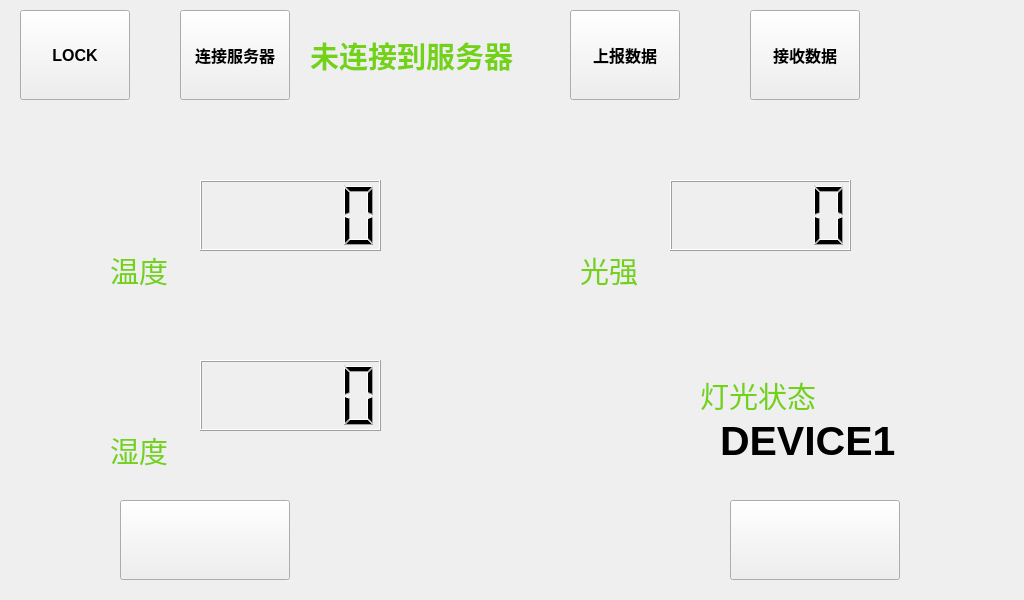
<?xml version="1.0" encoding="UTF-8"?>
<ui version="4.0">
 <class>ShowData</class>
 <widget class="QWidget" name="ShowData">
  <property name="geometry">
   <rect>
    <x>0</x>
    <y>0</y>
    <width>1024</width>
    <height>600</height>
   </rect>
  </property>
  <property name="font">
   <font>
    <weight>75</weight>
    <bold>true</bold>
   </font>
  </property>
  <property name="acceptDrops">
   <bool>false</bool>
  </property>
  <property name="windowTitle">
   <string>Form</string>
  </property>
  <widget class="QPushButton" name="Home">
   <property name="geometry">
    <rect>
     <x>20</x>
     <y>10</y>
     <width>110</width>
     <height>90</height>
    </rect>
   </property>
   <property name="font">
    <font>
     <pointsize>12</pointsize>
    </font>
   </property>
   <property name="text">
    <string>LOCK</string>
   </property>
  </widget>
  <widget class="QPushButton" name="pushButton_ConnectServer">
   <property name="geometry">
    <rect>
     <x>180</x>
     <y>10</y>
     <width>110</width>
     <height>90</height>
    </rect>
   </property>
   <property name="font">
    <font>
     <pointsize>12</pointsize>
    </font>
   </property>
   <property name="text">
    <string>连接服务器</string>
   </property>
  </widget>
  <widget class="QPushButton" name="pushButton_UpdateData">
   <property name="geometry">
    <rect>
     <x>570</x>
     <y>10</y>
     <width>110</width>
     <height>90</height>
    </rect>
   </property>
   <property name="font">
    <font>
     <pointsize>12</pointsize>
    </font>
   </property>
   <property name="text">
    <string>上报数据</string>
   </property>
  </widget>
  <widget class="QStackedWidget" name="stackedWidget">
   <property name="geometry">
    <rect>
     <x>40</x>
     <y>120</y>
     <width>901</width>
     <height>371</height>
    </rect>
   </property>
   <property name="currentIndex">
    <number>0</number>
   </property>
   <widget class="QWidget" name="page_device1">
    <widget class="QLabel" name="light_intensity_icon_label">
     <property name="geometry">
      <rect>
       <x>530</x>
       <y>60</y>
       <width>90</width>
       <height>70</height>
      </rect>
     </property>
     <property name="styleSheet">
      <string notr="true">image: url(:/rec/img/light.png);</string>
     </property>
     <property name="text">
      <string/>
     </property>
    </widget>
    <widget class="QLCDNumber" name="lcdNumber_Humidity">
     <property name="geometry">
      <rect>
       <x>160</x>
       <y>240</y>
       <width>181</width>
       <height>71</height>
      </rect>
     </property>
    </widget>
    <widget class="QLabel" name="humidity__text_label">
     <property name="geometry">
      <rect>
       <x>70</x>
       <y>310</y>
       <width>70</width>
       <height>40</height>
      </rect>
     </property>
     <property name="font">
      <font>
       <pointsize>22</pointsize>
      </font>
     </property>
     <property name="styleSheet">
      <string notr="true">color: rgb(115, 210, 22);</string>
     </property>
     <property name="text">
      <string>湿度</string>
     </property>
    </widget>
    <widget class="QLabel" name="temperture_text_label">
     <property name="geometry">
      <rect>
       <x>70</x>
       <y>130</y>
       <width>70</width>
       <height>40</height>
      </rect>
     </property>
     <property name="font">
      <font>
       <pointsize>22</pointsize>
      </font>
     </property>
     <property name="styleSheet">
      <string notr="true">color: rgb(115, 210, 22);</string>
     </property>
     <property name="text">
      <string>温度</string>
     </property>
    </widget>
    <widget class="QLabel" name="temperture_icon_label">
     <property name="geometry">
      <rect>
       <x>50</x>
       <y>60</y>
       <width>90</width>
       <height>70</height>
      </rect>
     </property>
     <property name="styleSheet">
      <string notr="true">image: url(:/rec/img/temperture.png);</string>
     </property>
     <property name="text">
      <string/>
     </property>
    </widget>
    <widget class="QLabel" name="light_intensity_text_label">
     <property name="geometry">
      <rect>
       <x>540</x>
       <y>130</y>
       <width>70</width>
       <height>40</height>
      </rect>
     </property>
     <property name="font">
      <font>
       <pointsize>22</pointsize>
      </font>
     </property>
     <property name="styleSheet">
      <string notr="true">color: rgb(115, 210, 22);</string>
     </property>
     <property name="text">
      <string>光强</string>
     </property>
    </widget>
    <widget class="QLCDNumber" name="lcdNumber_Temperture">
     <property name="geometry">
      <rect>
       <x>160</x>
       <y>60</y>
       <width>181</width>
       <height>71</height>
      </rect>
     </property>
    </widget>
    <widget class="QLabel" name="humidity_icon_label">
     <property name="geometry">
      <rect>
       <x>60</x>
       <y>240</y>
       <width>90</width>
       <height>70</height>
      </rect>
     </property>
     <property name="styleSheet">
      <string notr="true">image: url(:/rec/img/humidity.png);</string>
     </property>
     <property name="text">
      <string/>
     </property>
    </widget>
    <widget class="QLCDNumber" name="lcdNumber_Light">
     <property name="geometry">
      <rect>
       <x>630</x>
       <y>60</y>
       <width>181</width>
       <height>71</height>
      </rect>
     </property>
    </widget>
    <widget class="QLabel" name="label_device1">
     <property name="geometry">
      <rect>
       <x>680</x>
       <y>270</y>
       <width>181</width>
       <height>101</height>
      </rect>
     </property>
     <property name="font">
      <font>
       <pointsize>31</pointsize>
      </font>
     </property>
     <property name="text">
      <string>DEVICE1</string>
     </property>
    </widget>
    <widget class="QLabel" name="device1_light_intensity_text_label">
     <property name="geometry">
      <rect>
       <x>660</x>
       <y>260</y>
       <width>130</width>
       <height>30</height>
      </rect>
     </property>
     <property name="font">
      <font>
       <pointsize>22</pointsize>
      </font>
     </property>
     <property name="styleSheet">
      <string notr="true">color: rgb(115, 210, 22);</string>
     </property>
     <property name="text">
      <string>灯光状态</string>
     </property>
    </widget>
    <widget class="QLabel" name="device1_light_icon_label">
     <property name="geometry">
      <rect>
       <x>520</x>
       <y>230</y>
       <width>120</width>
       <height>100</height>
      </rect>
     </property>
     <property name="styleSheet">
      <string notr="true">background-image: url(:/rec/img/light_off.png);</string>
     </property>
     <property name="text">
      <string/>
     </property>
    </widget>
   </widget>
   <widget class="QWidget" name="page_device2">
    <widget class="QLCDNumber" name="lcdNumber_Air">
     <property name="geometry">
      <rect>
       <x>170</x>
       <y>50</y>
       <width>181</width>
       <height>71</height>
      </rect>
     </property>
    </widget>
    <widget class="QLabel" name="gas_text_label">
     <property name="geometry">
      <rect>
       <x>70</x>
       <y>140</y>
       <width>70</width>
       <height>40</height>
      </rect>
     </property>
     <property name="font">
      <font>
       <pointsize>22</pointsize>
      </font>
     </property>
     <property name="styleSheet">
      <string notr="true">color: rgb(115, 210, 22);</string>
     </property>
     <property name="text">
      <string>气体</string>
     </property>
    </widget>
    <widget class="QDial" name="dial_FanSpeed">
     <property name="geometry">
      <rect>
       <x>480</x>
       <y>200</y>
       <width>151</width>
       <height>101</height>
      </rect>
     </property>
     <property name="acceptDrops">
      <bool>false</bool>
     </property>
     <property name="singleStep">
      <number>1</number>
     </property>
     <property name="pageStep">
      <number>5</number>
     </property>
     <property name="orientation">
      <enum>Qt::Horizontal</enum>
     </property>
     <property name="invertedAppearance">
      <bool>false</bool>
     </property>
     <property name="invertedControls">
      <bool>false</bool>
     </property>
     <property name="wrapping">
      <bool>false</bool>
     </property>
     <property name="notchesVisible">
      <bool>true</bool>
     </property>
    </widget>
    <widget class="QLabel" name="gas_icon_label">
     <property name="geometry">
      <rect>
       <x>60</x>
       <y>50</y>
       <width>90</width>
       <height>70</height>
      </rect>
     </property>
     <property name="styleSheet">
      <string notr="true">image: url(:/rec/img/gas.png);</string>
     </property>
     <property name="text">
      <string/>
     </property>
    </widget>
    <widget class="QLCDNumber" name="lcdNumber_FanSpeed">
     <property name="geometry">
      <rect>
       <x>640</x>
       <y>220</y>
       <width>181</width>
       <height>71</height>
      </rect>
     </property>
    </widget>
    <widget class="QLabel" name="label_device2">
     <property name="geometry">
      <rect>
       <x>680</x>
       <y>270</y>
       <width>181</width>
       <height>101</height>
      </rect>
     </property>
     <property name="font">
      <font>
       <pointsize>31</pointsize>
      </font>
     </property>
     <property name="text">
      <string>DEVICE2</string>
     </property>
    </widget>
    <widget class="QLabel" name="device2_light_intensity_text_label">
     <property name="geometry">
      <rect>
       <x>50</x>
       <y>320</y>
       <width>130</width>
       <height>30</height>
      </rect>
     </property>
     <property name="font">
      <font>
       <pointsize>22</pointsize>
      </font>
     </property>
     <property name="styleSheet">
      <string notr="true">color: rgb(115, 210, 22);</string>
     </property>
     <property name="text">
      <string>灯光控制</string>
     </property>
    </widget>
    <widget class="QLabel" name="device2_light_icon_label">
     <property name="geometry">
      <rect>
       <x>40</x>
       <y>210</y>
       <width>120</width>
       <height>100</height>
      </rect>
     </property>
     <property name="styleSheet">
      <string notr="true">background-image: url(:/rec/img/light_off.png);</string>
     </property>
     <property name="text">
      <string/>
     </property>
    </widget>
    <widget class="QCheckBox" name="light_checkBox">
     <property name="geometry">
      <rect>
       <x>170</x>
       <y>230</y>
       <width>100</width>
       <height>60</height>
      </rect>
     </property>
     <property name="styleSheet">
      <string notr="true">QCheckBox::indicator:unchecked {
image: url(:/rec/img/close.png);
}
QCheckBox::indicator:checked {
image: url(:/rec/img/open.png);
}</string>
     </property>
     <property name="text">
      <string/>
     </property>
     <property name="checkable">
      <bool>true</bool>
     </property>
     <property name="checked">
      <bool>false</bool>
     </property>
     <property name="autoRepeat">
      <bool>false</bool>
     </property>
     <property name="autoExclusive">
      <bool>false</bool>
     </property>
    </widget>
    <widget class="QLabel" name="fanSpeed_text_label">
     <property name="geometry">
      <rect>
       <x>520</x>
       <y>320</y>
       <width>70</width>
       <height>40</height>
      </rect>
     </property>
     <property name="font">
      <font>
       <pointsize>22</pointsize>
      </font>
     </property>
     <property name="styleSheet">
      <string notr="true">color: rgb(115, 210, 22);</string>
     </property>
     <property name="text">
      <string>风速</string>
     </property>
    </widget>
    <widget class="QLabel" name="soil_icon_label">
     <property name="geometry">
      <rect>
       <x>510</x>
       <y>50</y>
       <width>90</width>
       <height>70</height>
      </rect>
     </property>
     <property name="styleSheet">
      <string notr="true">image: url(:/rec/img/soil.png);</string>
     </property>
     <property name="text">
      <string/>
     </property>
    </widget>
    <widget class="QLCDNumber" name="lcdNumber_Soil">
     <property name="geometry">
      <rect>
       <x>640</x>
       <y>50</y>
       <width>181</width>
       <height>71</height>
      </rect>
     </property>
    </widget>
    <widget class="QLabel" name="soil_text_label">
     <property name="geometry">
      <rect>
       <x>520</x>
       <y>140</y>
       <width>70</width>
       <height>40</height>
      </rect>
     </property>
     <property name="font">
      <font>
       <pointsize>22</pointsize>
      </font>
     </property>
     <property name="styleSheet">
      <string notr="true">color: rgb(115, 210, 22);</string>
     </property>
     <property name="text">
      <string>土壤</string>
     </property>
    </widget>
   </widget>
   <widget class="QWidget" name="page_device3">
    <widget class="QLabel" name="label_device3">
     <property name="geometry">
      <rect>
       <x>680</x>
       <y>270</y>
       <width>181</width>
       <height>101</height>
      </rect>
     </property>
     <property name="font">
      <font>
       <pointsize>31</pointsize>
      </font>
     </property>
     <property name="text">
      <string>DEVICE3</string>
     </property>
    </widget>
   </widget>
  </widget>
  <widget class="QPushButton" name="pushButton_nextPage">
   <property name="geometry">
    <rect>
     <x>730</x>
     <y>500</y>
     <width>170</width>
     <height>80</height>
    </rect>
   </property>
   <property name="styleSheet">
    <string notr="true">background-image: url(:/rec/img/next_page.png);</string>
   </property>
   <property name="text">
    <string/>
   </property>
  </widget>
  <widget class="QPushButton" name="pushButton_previousPage">
   <property name="geometry">
    <rect>
     <x>120</x>
     <y>500</y>
     <width>170</width>
     <height>80</height>
    </rect>
   </property>
   <property name="styleSheet">
    <string notr="true">background-image: url(:/rec/img/previous_page.png);</string>
   </property>
   <property name="text">
    <string/>
   </property>
  </widget>
  <widget class="QLabel" name="label_ConnectServer">
   <property name="geometry">
    <rect>
     <x>310</x>
     <y>20</y>
     <width>221</width>
     <height>71</height>
    </rect>
   </property>
   <property name="font">
    <font>
     <pointsize>22</pointsize>
    </font>
   </property>
   <property name="styleSheet">
    <string notr="true">color: rgb(115, 210, 22);</string>
   </property>
   <property name="text">
    <string>未连接到服务器</string>
   </property>
  </widget>
  <widget class="QPushButton" name="pushButton_ReceiveData">
   <property name="geometry">
    <rect>
     <x>750</x>
     <y>10</y>
     <width>110</width>
     <height>90</height>
    </rect>
   </property>
   <property name="font">
    <font>
     <pointsize>12</pointsize>
    </font>
   </property>
   <property name="text">
    <string>接收数据</string>
   </property>
  </widget>
 </widget>
 <resources/>
 <connections/>
</ui>
